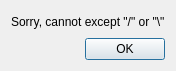
<?xml version="1.0" encoding="UTF-8"?>
<ui version="4.0">
 <class>Dialog</class>
 <widget class="QDialog" name="Dialog">
  <property name="geometry">
   <rect>
    <x>0</x>
    <y>0</y>
    <width>174</width>
    <height>71</height>
   </rect>
  </property>
  <property name="windowTitle">
   <string>Error</string>
  </property>
  <layout class="QGridLayout" name="gridLayout">
   <item row="0" column="0">
    <widget class="QLabel" name="label">
     <property name="text">
      <string>Sorry, cannot except &quot;/&quot; or &quot;\&quot;</string>
     </property>
    </widget>
   </item>
   <item row="1" column="0">
    <widget class="QDialogButtonBox" name="buttonBox">
     <property name="orientation">
      <enum>Qt::Horizontal</enum>
     </property>
     <property name="standardButtons">
      <set>QDialogButtonBox::Ok</set>
     </property>
    </widget>
   </item>
  </layout>
 </widget>
 <resources/>
 <connections>
  <connection>
   <sender>buttonBox</sender>
   <signal>accepted()</signal>
   <receiver>Dialog</receiver>
   <slot>accept()</slot>
   <hints>
    <hint type="sourcelabel">
     <x>248</x>
     <y>254</y>
    </hint>
    <hint type="destinationlabel">
     <x>157</x>
     <y>274</y>
    </hint>
   </hints>
  </connection>
  <connection>
   <sender>buttonBox</sender>
   <signal>rejected()</signal>
   <receiver>Dialog</receiver>
   <slot>reject()</slot>
   <hints>
    <hint type="sourcelabel">
     <x>316</x>
     <y>260</y>
    </hint>
    <hint type="destinationlabel">
     <x>286</x>
     <y>274</y>
    </hint>
   </hints>
  </connection>
 </connections>
</ui>
